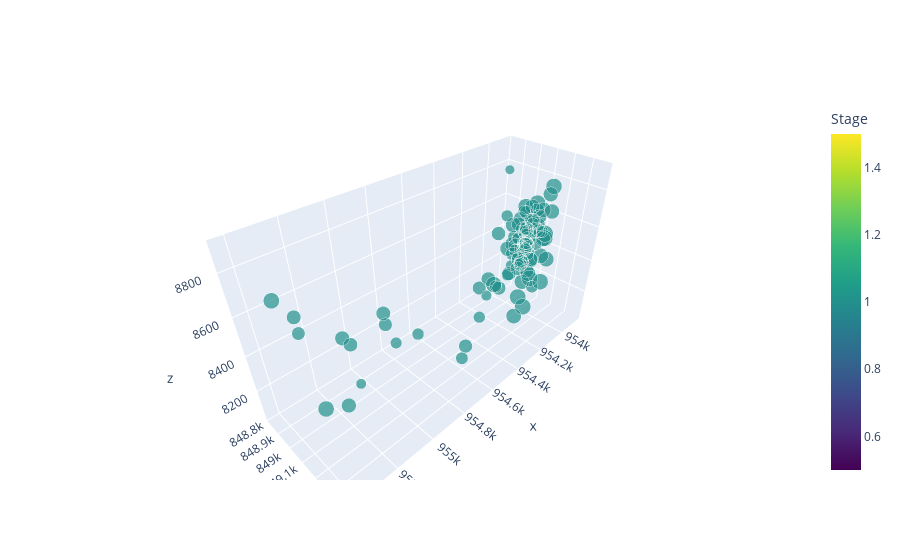

The cell this chart's notebook holds for it:
### Code cell
viewer2_MSonly = VisualizeModel.DataViewer(plot_objects=[MSplot])
viewer2_MSonly.draw()
